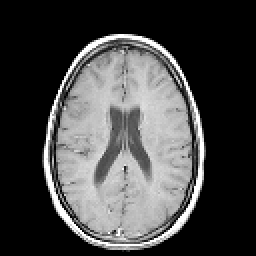
%> input picture Chapter 13/mri.tif, 128 x 128 px (shown 2 times larger)
$ octave Ex13_2v3.m   (GNU Octave 9; MATLAB toolbox functions it lacks are replaced by stand-ins)
%> lines starting %> are read from the running program, lines starting %| are printed output that depends on the picture; in (x1, y1, x2, y2) boxes, pixels count from 0 and x2, y2 are one past the last pixel; in counts of white or black regions, pixels touching at a corner belong together; the program's own positions count from 1
% Example 13.2
%  Example of linear filtering using selected filters from the
%   MATLAB fspecial funciton.
% Load the blood cell image and apply the 3 by 3 "unshape" contrast
%   enhancement filter shown in the text.
% Also apply a by 3 Sobel filter to enhance both horizontal and vertical edges
%
% Load the image and transform data class if necessary
clear all; close all;
N = 16;                                      % Filter order
w_lp = .01;                             	% Lowpass cutoff frequency
w_hp = .1;                                  % Highpass cutoff frequeny
%[I map] = imread('cell.tif');         % Input image
frame = 17;
[I(:,:,:,1), map ] = imread('mri.tif', frame);
%> map = 256 rows, first 12: [0 0 0; 0.00784 0.00784 0.00784; 0.0196 0.0196 0.0196; 0.0314 0.0314 0.0314; 0.0431 0.0431 0.0431; 0.0549 0.0549 0.0549; 0.0667 0.0667 0.0667; 0.0784 0.0784 0.0784; 0.0902 0.0902 0.0902; 0.102 0.102 0.102; 0.114 0.114 0.114; 0.125 0.125 0.125]
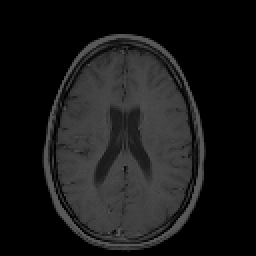
%> I: size 128x128 uint8 (shown 2 times larger); min 0, max 88, mean 24.1
if isempty(map) == 0                    % Check to see if Indexed data
    I = ind2gray(I,map);                 % If so, convert to Intensity image
else
    I = im2double(I);                      % Convert to double and scale
end                                              %   if not already
b_unsharp = fspecial('unsharp',.5);
I_unsharp = imfilter(I,b_unsharp);
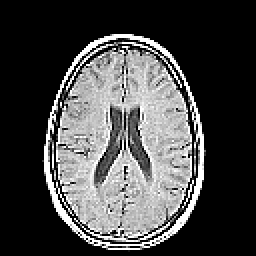
%> I_unsharp: size 128x128 uint8 (shown 2 times larger); min 0, max 255, mean 70.6
%
b_s = fspecial('sobel');            % Get basic Sobel filter
% Apply horizontal Sobel filter
I_sobel_horin = imfilter(I,b_s);
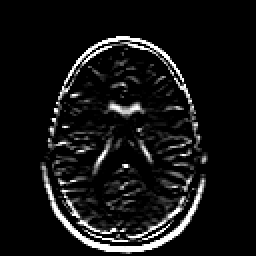
%> I_sobel_horin: size 128x128 uint8 (shown 2 times larger); min 0, max 255, mean 19.5
I_sobel_vertical = imfilter(I,b_s');
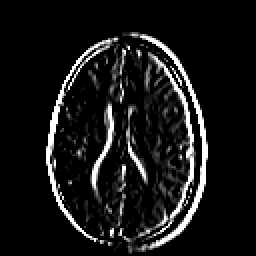
%> I_sobel_vertical: size 128x128 uint8 (shown 2 times larger); min 0, max 255, mean 22.5
I_sobel_combined = im2bw(I_sobel_horin) | im2bw(I_sobel_vertical);
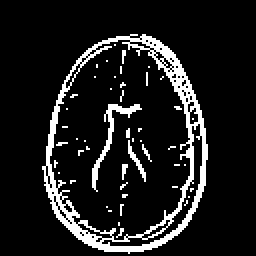
%> I_sobel_combined: size 128x128 logical (shown 2 times larger); 11.2% white in thin lines or dots, all inside (x1, y1, x2, y2) = (21, 17, 104, 127)
%
subplot('Position',[.1 .55 .30 .35]);
imshow(I);       %Display the images
    title('Original','FontSize',14);
subplot('Position',[.50 .55 .30 .35]);
imshow(I_unsharp);
    title('Unsharp','FontSize',14);
subplot('Position',[.1 .1 .30 .35]);
imshow(I_sobel_horin);
    title('Horizontal Sobel','FontSize',14);
subplot('Position',[.50 .1 .30 .35]);
imshow(I_sobel_combined);
title('Combined Image','FontSize',14);
%
figure;                         % Now plot the unsharp and Sobel
subplot('Position',[.1 .2 .30 .6]);
F= fftshift(abs(fft2(b_unsharp,32,32)));
f = -N:N-1;
mesh(f,f,F); colormap(bone); caxis([0 20]);
    title('Unsharp Filter','FontSize',14);  view([-37,15]);
    xlabel('Horizontal Frequency','FontSize',12); ylabel('Vertical Frequency','FontSize',12);
     zlabel('Magnitude','FontSize',12);
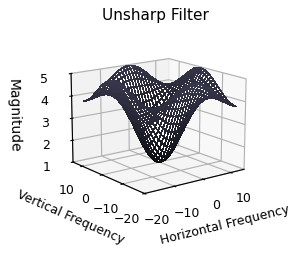
%> figure redrawn from the program's plot data

%
F = fftshift(abs(fft2(b_s,32,32)));
subplot('Position',[.55 .2 .30 .6]);
    mesh(f,f,F); colormap(bone); caxis([0 20]);
    title('Sobel Filter','FontSize',14);  view([-37,15]);
     xlabel('Horizontal Frequency','FontSize',12); ylabel('Vertical Frequency','FontSize',12);
     zlabel('Magnitude','FontSize',12);
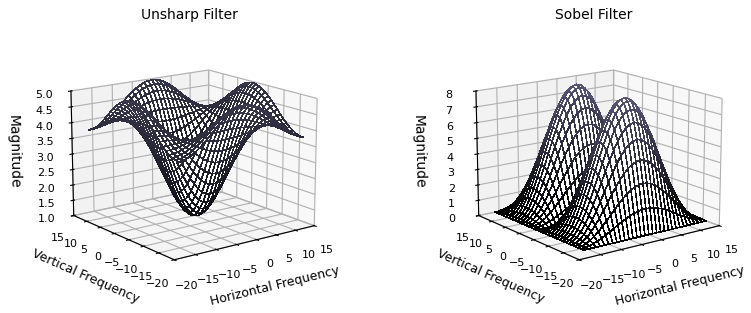
%> figure redrawn from the program's plot data, 2 panels
